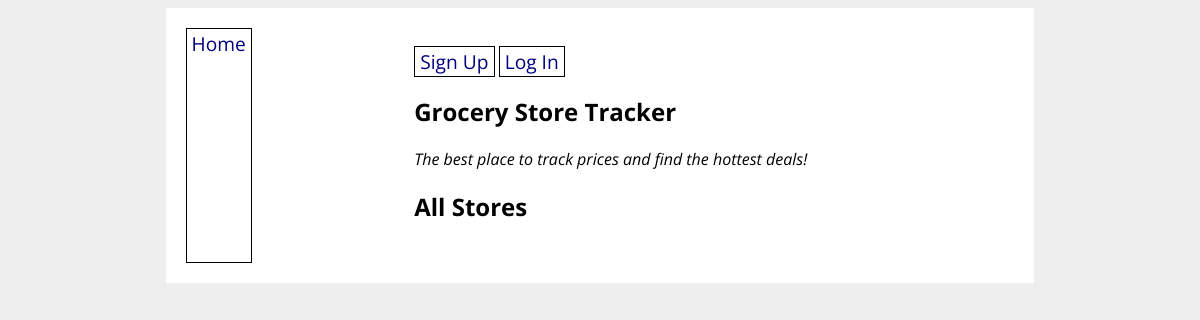
Before: / with the older database file.
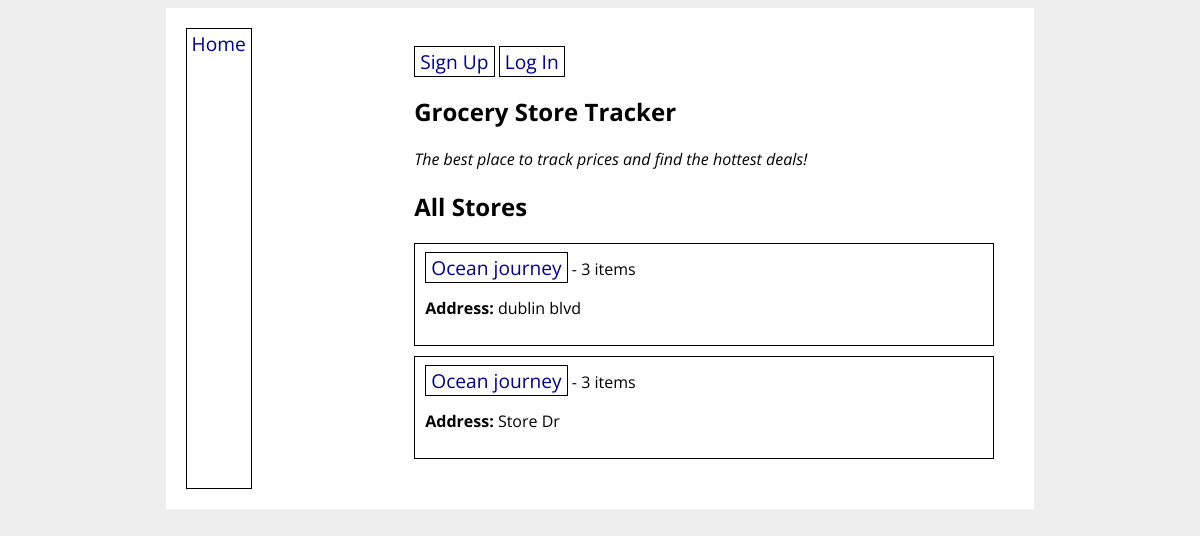
After: the same page with the newer database file.
### grocery_app/models.py (models this page shows)
class GroceryStore(db.Model):
    id = db.Column(db.Integer, primary_key=True)
    title = db.Column(db.String(80), nullable=False)
    address = db.Column(db.String(200), nullable=False)
    items = db.relationship('GroceryItem', back_populates='store')
    created_by_id = db.Column(db.Integer, db.ForeignKey('user.id'))
    created_by = db.relationship('User')

### grocery_app/routes.py (the view)
@main.route('/')
def homepage():
    all_stores = GroceryStore.query.all()
    return render_template('home.html', all_stores=all_stores)

### grocery_app/templates/home.html
{% extends 'base.html' %}
{% block content %}
<h1>Grocery Store Tracker</h1>
<p><em>The best place to track prices and find the hottest deals!</em></p>
<h2>All Stores</h2>
{% for store in all_stores %}
<div class="store">
    <a href="/store/{{ store.id }}">{{ store.title }}</a> -
    {{ store.items|length }} items
    <p><strong>Address:</strong> {{ store.address }}</p>
</div>
{% endfor %}
{% endblock %}

### grocery_app/templates/base.html (shortened to what this page needs)
<!DOCTYPE html>
<html>
    <head>
        <link rel="stylesheet" href="/static/style.css">
    </head>
    <body>
        <div id="content">
            <nav>
                <a href="/">Home</a>
                <div id="content">
                    <nav>
                        <div>
                            {% if current_user.is_authenticated %}
                            <div>
                                <a href="/new_store">New Store</a>
                                <a href="/new_item">New Item</a>
                                <a href="/shopping_list">My List</a>
                            </div>
                            {% else %}
                            <a href="/signup">Sign Up</a>
                            <a href="/login">Log In</a>
                            {% endif %}
                        </div>
            </nav>
            {% block content %}{% endblock %}
        </div>
    </body>
</html>

### grocery_app/static/style.css (style rules this page uses)
body { display: flex; flex-direction: column; align-items: center; background-color: #eee; font-family: 'Open Sans', sans-serif; }
#content { width: 70%; background-color: white; padding: 20px; }
nav { width: 100%; display: flex; flex-direction: row; justify-content: space-between; }
nav a { color: navy; text-decoration: none; border: 1px solid black; padding: 1px 5px; font-size: 1.2em; }
div.store { border: 1px solid black; padding: 10px; margin-bottom: 10px; }

Changed rows visible on the page:
added GroceryStore: title "Ocean journey", items|length "3", address "dublin blvd"
added GroceryStore: title "Ocean journey", items|length "3", address "Store Dr"
